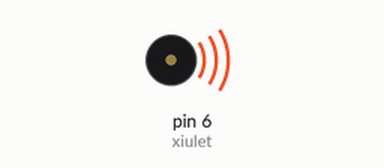
This sketch was run on a simulated Arduino Uno, built with avr-gcc and run on an emulated ATmega328P. Parts: buzzer (waves = sounding).

Above: at 1.5 s.
At 4.5 s:
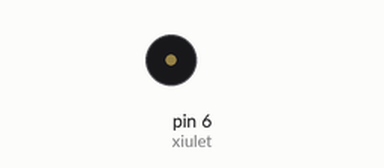
Timing chart, 0 to 7.8 s (numbered marks = the images above):
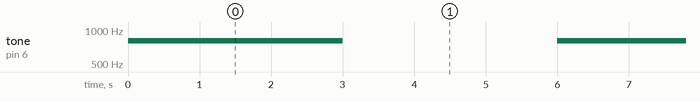

The sketch:

S-Ex2.ino
```cpp
/****************************************************************
**                                                             **
**                          TÍTOL:                             **
**                       005 Sirena                            **
**                                                             **
**  NOM: Maria de Haro Luna                    DATA: xx/xx/2023**
****************************************************************/
//************************ INCLUDE ******************************


//*********************** VARIABLES *****************************
const byte xiulet = 6;
//************************* SETUP *******************************
void setup() {              // configura el final de la salida
 pinMode(xiulet, OUTPUT);
}
//************************* LOOP ********************************
void loop() {               // inicia el bucle del programa

 tone(xiulet, 800, 3000);

 delay(6000);

}
//************************** FUNCTIONS **************************
```

Measured:
- by itself, tone on pin 6 (xiulet): alternates 800 Hz for 3.0 s and silent for 3.0 s
